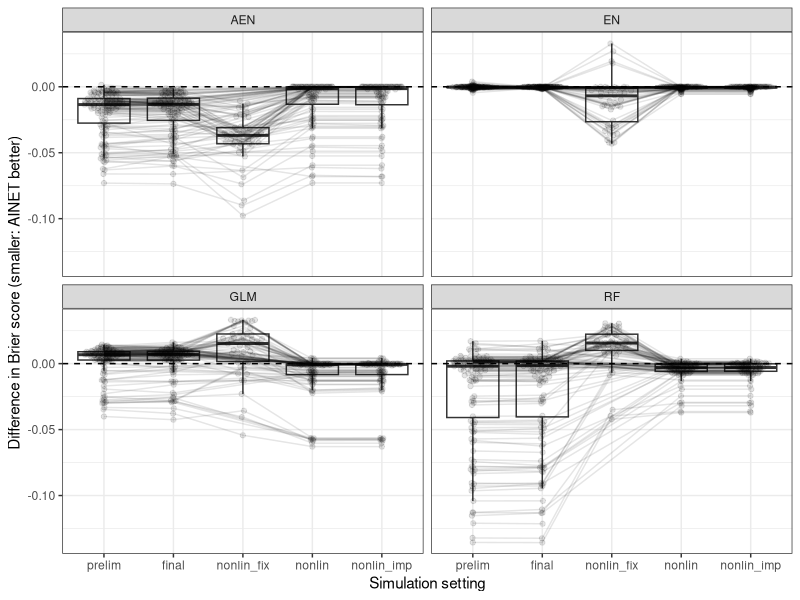

Write R code to recreate this figure.
# Figures for manuscript
# LK, SP, KR
# Feb 2022

# Deps --------------------------------------------------------------------

library(tidyverse)
library(ggpubr)
library(ggbeeswarm)
theme_set(theme_bw())

tnms <- c("prelim", "final", "nonlin_fix", "nonlin", "nonlin_imp")

# Read --------------------------------------------------------------------

res_prelim <- read_csv("preliminary-sim/results_anova/anova_brier.csv") %>% 
	mutate(set = "prelim")
res_final <- read_csv("simulation/results_anova/anova_brier.csv") %>% 
	mutate(set = "final")
res_nonlin <- read_csv("hacking/simResults-nonlin-results/anova_brier.csv") %>% 
	mutate(set = "nonlin") %>% filter(sparsity == 0.9) %>% select(-sparsity)
res_nonlin_fix <- read_csv("hacking/simResults-nonlin_fix-results/anova_brier.csv") %>% 
	mutate(set = "nonlin_fix") %>% filter(sparsity == 0.9) %>% select(-sparsity)
res_imp <- read_csv("hacking/simResults-nonlin-results-imputed/anova_imp_brier.csv") %>% 
	mutate(set = "nonlin_imp") %>% filter(sparsity == 0.9) %>% select(-sparsity)

pdat <- full_join(res_prelim, res_final) %>% full_join(res_nonlin) %>% 
	full_join(res_nonlin_fix) %>% full_join(res_imp) %>% 
	mutate(set = factor(set, levels = tnms))

# Vis ---------------------------------------------------------------------

ggplot(pdat, aes(x = set, y = Estimate, 
								 group = paste(n, EPV, prev, rho))) +
	geom_boxplot(aes(x = set, y = Estimate), inherit.aes = FALSE, outlier.shape = NA) +
	geom_line(alpha = 0.1) +
	geom_quasirandom(width = 0.3, alpha = 0.1) +
	facet_wrap(~ contrast) +
	geom_hline(yintercept = 0, lty = 2) +
	labs(x = "Simulation setting", y = "Difference in Brier score (smaller: AINET better)")
